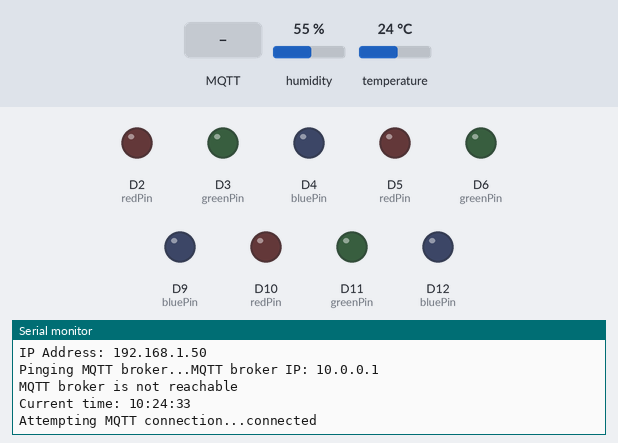
This sketch was run on a simulated Arduino MKR. Parts: output pins drawn as LEDs (lit = HIGH), the last lines printed to the serial monitor. Inputs (shaded band) come from the test bench; at power-on: humidity 55 %, temperature 24 °C. WiFi joins after 1.5 s; servers stay silent unless stated; network time is answered at once with the bench clock; the local clock reads 2024-03-15 10:24:30 at power-on unless the sketch sets it; no MQTT or app messages arrive unless stated.

Above: at 4.7 s.
4.8 s: MQTT message "Low" arrives on the first subscribed topic
At 6.0 s:
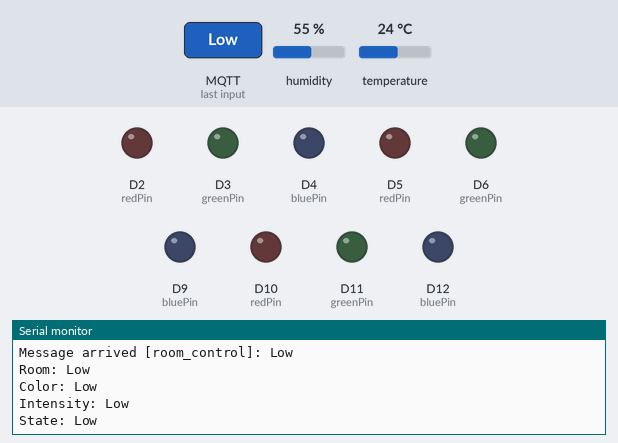
6.3 s: MQTT message "Medium" arrives on the first subscribed topic
At 7.5 s:
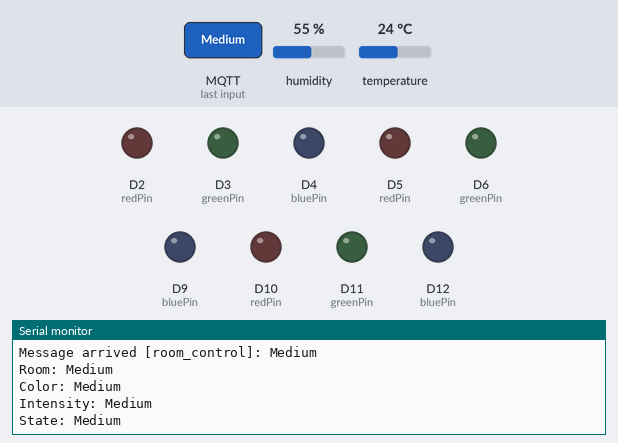
7.8 s: MQTT message "1" arrives on the first subscribed topic
At 9.3 s:
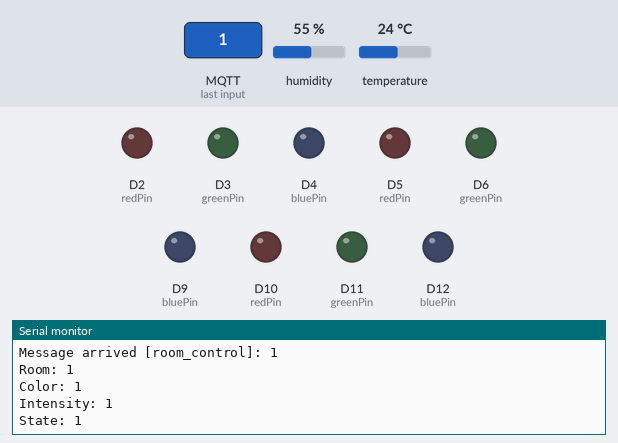

The sketch:

sketch_jul1a.ino
```cpp
#include <WiFiNINA.h>
#include <WiFiUdp.h>
#include <NTPClient.h>
#include <PubSubClient.h>
#include <DHT.h>

#define DHTPIN 14 // DHT22 sensor pin
#define DHTTYPE DHT22 // DHT22 sensor type

// WiFi network credentials
char ssid[] = ""; // needs to be configured
char pass[] = ""; // needs to be configured

// MQTT Broker details
const char* mqtt_server = "d00e494a6aae44fbb40323065d9ddfad.s1.eu.hivemq.cloud";
const int mqtt_port = 8883;
const char* mqtt_username = "";// needs to be configured
const char* mqtt_password = "";// needs to be configured
const char* control_topic = "room_control";
const char* sensor_topic = "home/sensor";
const char* energy_topic = "energy"; // Added energy topic

// MQTT client
WiFiSSLClient wifiClient;
PubSubClient client(wifiClient);

// NTP Client to get time
WiFiUDP ntpUDP;
NTPClient timeClient(ntpUDP, "pool.ntp.org");

DHT dht(DHTPIN, DHTTYPE);

void setup() {
    Serial.begin(9600);

    // Initialize WiFi and NTP
    initializeWiFi();
    timeClient.begin();
    timeClient.setTimeOffset(0); // Set the time offset to your timezone

    // Wait for time synchronization
    while (!timeClient.update()) {
        timeClient.forceUpdate();
        delay(500);
    }
    Serial.print("Current time: ");
    Serial.println(timeClient.getFormattedTime());

    initializeMQTT();
    dht.begin();

    // Initialize all pins for all rooms
    int pins[] = {2, 3, 4, 10, 11, 12, 5, 6, 9};
    for (int i = 0; i < 9; i++) {
        pinMode(pins[i], OUTPUT);
        digitalWrite(pins[i], LOW); // Ensure all pins start off
    }
}

void loop() {
    if (!client.connected()) {
        reconnect();
    }
    client.loop();

    // Read temperature and humidity from DHT22
    float temperature = dht.readTemperature();
    float humidity = dht.readHumidity();
    if (!isnan(temperature) && !isnan(humidity)) {
        String sensorData = String(temperature, 2) + "," + String(humidity, 2); // Convert floats to string with 2 decimal places

        boolean success = client.publish(sensor_topic, sensorData.c_str());

        delay(100); // Reduce delay, adjust as needed
    }
}

void initializeWiFi() {
    Serial.print("Connecting to WiFi...");
    while (WiFi.begin(ssid, pass) != WL_CONNECTED) {
        delay(500);
        Serial.print(".");
    }
    Serial.println("WiFi connected");
    Serial.print("IP Address: ");
    Serial.println(WiFi.localIP());

    // Adding a delay to ensure WiFi connection is stable before proceeding
    delay(2000);

    // Test connection to MQTT broker
    Serial.print("Pinging MQTT broker...");
    IPAddress remote_ip;
    if (WiFi.hostByName(mqtt_server, remote_ip)) {
        Serial.print("MQTT broker IP: ");
        Serial.println(remote_ip);
        if (WiFi.ping(remote_ip)) {
            Serial.println("MQTT broker is reachable");
        } else {
            Serial.println("MQTT broker is not reachable");
        }
    } else {
        Serial.println("Failed to resolve MQTT broker hostname");
    }
}

void initializeMQTT() {
    client.setServer(mqtt_server, mqtt_port);
    client.setCallback(callback);
}

void reconnect() {
    while (!client.connected()) {
        Serial.print("Attempting MQTT connection...");
        if (client.connect("arduinoClient", mqtt_username, mqtt_password)) {
            Serial.println("connected");
            client.subscribe(control_topic); // Subscribe to the control topic
            client.subscribe(energy_topic);  // Subscribe to the energy topic
        } else {
            Serial.print("failed, rc=");
            Serial.print(client.state());
            Serial.println(" try again in 5 seconds");
            delay(5000);
        }
    }
}

void callback(char* topic, byte* payload, unsigned int length) {
    payload[length] = '\0'; // Null-terminate the payload
    String message = String((char*)payload);
    Serial.print("Message arrived [");
    Serial.print(topic);
    Serial.print("]: ");
    Serial.println(message);

    if (String(topic) == control_topic) {
        handleControl(message);
    } else if (String(topic) == energy_topic) {
        handleEnergyMessage(message);
    }
}

void handleControl(String message) {
    // Split the message into components
    int firstComma = message.indexOf(',');
    int secondComma = message.indexOf(',', firstComma + 1);
    int thirdComma = message.indexOf(',', secondComma + 1);

    String room = message.substring(0, firstComma);
    String color = message.substring(firstComma + 1, secondComma);
    String intensityStr = message.substring(secondComma + 1, thirdComma);
    String state = message.substring(thirdComma + 1);

    Serial.print("Room: ");
    Serial.println(room);
    Serial.print("Color: ");
    Serial.println(color);
    Serial.print("Intensity: ");
    Serial.println(intensityStr);
    Serial.print("State: ");
    Serial.println(state);

    int intensity = 0;
    if (intensityStr == "Low") {
        intensity = 85; // 33% brightness
    } else if (intensityStr == "Medium") {
        intensity = 170; // 66% brightness
    } else if (intensityStr == "High") {
        intensity = 255; // 100% brightness
    }

    int redPin = -1, greenPin = -1, bluePin = -1;
    if (room == "Room 1") {
        redPin = 2;
        greenPin = 3;
        bluePin = 4;
    } else if (room == "Room 2") {
        redPin = 10;
        greenPin = 11;
        bluePin = 12;
    } else if (room == "Room 3") {
        redPin = 5;
        greenPin = 6;
        bluePin = 9;
    }

    if (redPin != -1 && greenPin != -1 && bluePin != -1) {
        if (state == "On") {
            if (color == "Red") {
                analogWrite(redPin, intensity);
                analogWrite(greenPin, 0);
                analogWrite(bluePin, 0);
            } else if (color == "Green") {
                analogWrite(redPin, 0);
                analogWrite(greenPin, intensity);
                analogWrite(bluePin, 0);
            } else if (color == "Blue") {
                analogWrite(redPin, 0);
                analogWrite(greenPin, 0);
                analogWrite(bluePin, intensity);
            } else if (color == "Yellow") {
                analogWrite(redPin, intensity);
                analogWrite(greenPin, intensity);
                analogWrite(bluePin, 0);
            } else {
                analogWrite(redPin, intensity);
                analogWrite(greenPin, intensity);
                analogWrite(bluePin, intensity);
            }
        } else {
            analogWrite(redPin, 0);
            analogWrite(greenPin, 0);
            analogWrite(bluePin, 0);
        }
    }
}

void handleEnergyMessage(String message) {
    // Example message format: "12:30"
    Serial.print("Received estimated turn-off time: ");
    Serial.println(message);
    Serial.println(message);
    // Parse the received time
    int colonIndex = message.indexOf(':');
    if (colonIndex != -1) {
        int hours = message.substring(0, colonIndex).toInt();
        int minutes = message.substring(colonIndex + 1).toInt();
        Serial.println(hours);
        Serial.println(minutes);
        // Compare with current time
        timeClient.update();
        int currentHours = timeClient.getHours();
        int currentMinutes = timeClient.getMinutes();
        if(currentHours > 12){
          currentHours -= 12;
        }
        else if(currentHours == 0){
          currentHours += 12;
        }
        Serial.print("Current time: ");
        Serial.print(currentHours);
        Serial.print(":");
        Serial.println(currentMinutes);

        // If current time matches estimated turn-off time, turn off all pins
        if (currentHours == hours && currentMinutes == minutes) {
            turnOffAllPins();
            Serial.println("Turned off all pins based on estimated time");
        }
    }
}

void turnOffAllPins() {
    int pins[] = {2, 3, 4, 10, 11, 12, 5, 6, 9};
    for (int i = 0; i < 9; i++) {
        digitalWrite(pins[i], 0);
    }
}
```

Measured:
- after the input at 4.8 s, the serial monitor: prints a new line after 0.10 s (image 1)
- after the input at 6.3 s, the serial monitor: prints a new line at once (image 2)
- after the input at 7.8 s, the serial monitor: prints a new line at once (image 3)
